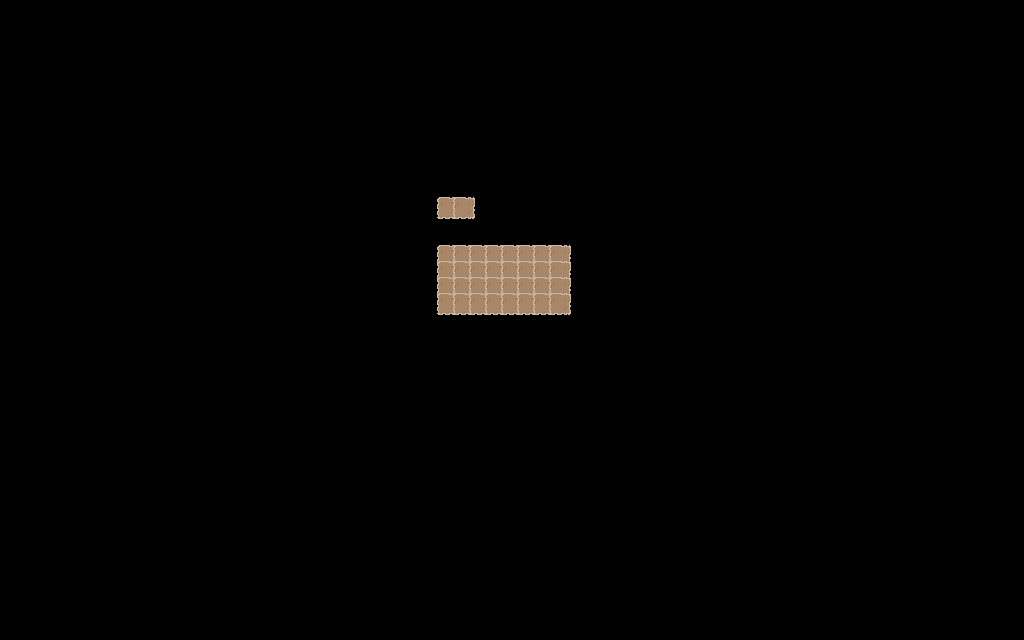

This is a level from a 2D game, rendered from its Tiled map with the project's own tilesets. A one-line summary and the complete map file follow:
An orthogonal 64x40 tile map with 16x16 px tiles, 1 tile layer (Tile Layer 1).

<map version="1.0" tiledversion="1.0.2" orientation="orthogonal" renderorder="left-up" width="64" height="40" tilewidth="16" tileheight="16" nextobjectid="1">
 <tileset firstgid="1" name="nine_slice" tilewidth="32" tileheight="32" tilecount="16" columns="4">
  <image source="../images/nine_slice.png" width="128" height="128" />
  <terraintypes>
   <terrain name="dirt" tile="2" />
   <terrain name="rock" tile="2" />
   <terrain name="grass" tile="2" />
  </terraintypes>
  <tile id="0" terrain="0,0,0,0" />
  <tile id="1" terrain="1,1,1,1" />
  <tile id="2" terrain="2,2,2,2" />
 </tileset>
 <layer name="Tile Layer 1" width="64" height="40">
  <data encoding="csv">
0,0,0,0,0,0,0,0,0,0,0,0,0,0,0,0,0,0,0,0,0,0,0,0,0,0,0,0,0,0,0,0,0,0,0,0,0,0,0,0,0,0,0,0,0,0,0,0,0,0,0,0,0,0,0,0,0,0,0,0,0,0,0,0,
0,0,0,0,0,0,0,0,0,0,0,0,0,0,0,0,0,0,0,0,0,0,0,0,0,0,0,0,0,0,0,0,0,0,0,0,0,0,0,0,0,0,0,0,0,0,0,0,0,0,0,0,0,0,0,0,0,0,0,0,0,0,0,0,
0,0,0,0,0,0,0,0,0,0,0,0,0,0,0,0,0,0,0,0,0,0,0,0,0,0,0,0,0,0,0,0,0,0,0,0,0,0,0,0,0,0,0,0,0,0,0,0,0,0,0,0,0,0,0,0,0,0,0,0,0,0,0,0,
0,0,0,0,0,0,0,0,0,0,0,0,0,0,0,0,0,0,0,0,0,0,0,0,0,0,0,0,0,0,0,0,0,0,0,0,0,0,0,0,0,0,0,0,0,0,0,0,0,0,0,0,0,0,0,0,0,0,0,0,0,0,0,0,
0,0,0,0,0,0,0,0,0,0,0,0,0,0,0,0,0,0,0,0,0,0,0,0,0,0,0,0,0,0,0,0,0,0,0,0,0,0,0,0,0,0,0,0,0,0,0,0,0,0,0,0,0,0,0,0,0,0,0,0,0,0,0,0,
0,0,0,0,0,0,0,0,0,0,0,0,0,0,0,0,0,0,0,0,0,0,0,0,0,0,0,0,0,0,0,0,0,0,0,0,0,0,0,0,0,0,0,0,0,0,0,0,0,0,0,0,0,0,0,0,0,0,0,0,0,0,0,0,
0,0,0,0,0,0,0,0,0,0,0,0,0,0,0,0,0,0,0,0,0,0,0,0,0,0,0,0,0,0,0,0,0,0,0,0,0,0,0,0,0,0,0,0,0,0,0,0,0,0,0,0,0,0,0,0,0,0,0,0,0,0,0,0,
0,0,0,0,0,0,0,0,0,0,0,0,0,0,0,0,0,0,0,0,0,0,0,0,0,0,0,0,0,0,0,0,0,0,0,0,0,0,0,0,0,0,0,0,0,0,0,0,0,0,0,0,0,0,0,0,0,0,0,0,0,0,0,0,
0,0,0,0,0,0,0,0,0,0,0,0,0,0,0,0,0,0,0,0,0,0,0,0,0,0,0,0,0,0,0,0,0,0,0,0,0,0,0,0,0,0,0,0,0,0,0,0,0,0,0,0,0,0,0,0,0,0,0,0,0,0,0,0,
0,0,0,0,0,0,0,0,0,0,0,0,0,0,0,0,0,0,0,0,0,0,0,0,0,0,0,0,0,0,0,0,0,0,0,0,0,0,0,0,0,0,0,0,0,0,0,0,0,0,0,0,0,0,0,0,0,0,0,0,0,0,0,0,
0,0,0,0,0,0,0,0,0,0,0,0,0,0,0,0,0,0,0,0,0,0,0,0,0,0,0,0,0,0,0,0,0,0,0,0,0,0,0,0,0,0,0,0,0,0,0,0,0,0,0,0,0,0,0,0,0,0,0,0,0,0,0,0,
0,0,0,0,0,0,0,0,0,0,0,0,0,0,0,0,0,0,0,0,0,0,0,0,0,0,0,0,0,0,0,0,0,0,0,0,0,0,0,0,0,0,0,0,0,0,0,0,0,0,0,0,0,0,0,0,0,0,0,0,0,0,0,0,
0,0,0,0,0,0,0,0,0,0,0,0,0,0,0,0,0,0,0,0,0,0,0,0,0,0,0,0,0,0,0,0,0,0,0,0,0,0,0,0,0,0,0,0,0,0,0,0,0,0,0,0,0,0,0,0,0,0,0,0,0,0,0,0,
0,0,0,0,0,0,0,0,0,0,0,0,0,0,0,0,0,0,0,0,0,0,0,0,0,0,0,1,1,0,0,0,0,0,0,0,0,0,0,0,0,0,0,0,0,0,0,0,0,0,0,0,0,0,0,0,0,0,0,0,0,0,0,0,
0,0,0,0,0,0,0,0,0,0,0,0,0,0,0,0,0,0,0,0,0,0,0,0,0,0,0,0,0,0,0,0,0,0,0,0,0,0,0,0,0,0,0,0,0,0,0,0,0,0,0,0,0,0,0,0,0,0,0,0,0,0,0,0,
0,0,0,0,0,0,0,0,0,0,0,0,0,0,0,0,0,0,0,0,0,0,0,0,0,0,0,0,0,0,0,0,0,0,0,0,0,0,0,0,0,0,0,0,0,0,0,0,0,0,0,0,0,0,0,0,0,0,0,0,0,0,0,0,
0,0,0,0,0,0,0,0,0,0,0,0,0,0,0,0,0,0,0,0,0,0,0,0,0,0,0,1,1,1,1,1,1,1,1,0,0,0,0,0,0,0,0,0,0,0,0,0,0,0,0,0,0,0,0,0,0,0,0,0,0,0,0,0,
0,0,0,0,0,0,0,0,0,0,0,0,0,0,0,0,0,0,0,0,0,0,0,0,0,0,0,1,1,1,1,1,1,1,1,0,0,0,0,0,0,0,0,0,0,0,0,0,0,0,0,0,0,0,0,0,0,0,0,0,0,0,0,0,
0,0,0,0,0,0,0,0,0,0,0,0,0,0,0,0,0,0,0,0,0,0,0,0,0,0,0,1,1,1,1,1,1,1,1,0,0,0,0,0,0,0,0,0,0,0,0,0,0,0,0,0,0,0,0,0,0,0,0,0,0,0,0,0,
0,0,0,0,0,0,0,0,0,0,0,0,0,0,0,0,0,0,0,0,0,0,0,0,0,0,0,1,1,1,1,1,1,1,1,0,0,0,0,0,0,0,0,0,0,0,0,0,0,0,0,0,0,0,0,0,0,0,0,0,0,0,0,0,
0,0,0,0,0,0,0,0,0,0,0,0,0,0,0,0,0,0,0,0,0,0,0,0,0,0,0,0,0,0,0,0,0,0,0,0,0,0,0,0,0,0,0,0,0,0,0,0,0,0,0,0,0,0,0,0,0,0,0,0,0,0,0,0,
0,0,0,0,0,0,0,0,0,0,0,0,0,0,0,0,0,0,0,0,0,0,0,0,0,0,0,0,0,0,0,0,0,0,0,0,0,0,0,0,0,0,0,0,0,0,0,0,0,0,0,0,0,0,0,0,0,0,0,0,0,0,0,0,
0,0,0,0,0,0,0,0,0,0,0,0,0,0,0,0,0,0,0,0,0,0,0,0,0,0,0,0,0,0,0,0,0,0,0,0,0,0,0,0,0,0,0,0,0,0,0,0,0,0,0,0,0,0,0,0,0,0,0,0,0,0,0,0,
0,0,0,0,0,0,0,0,0,0,0,0,0,0,0,0,0,0,0,0,0,0,0,0,0,0,0,0,0,0,0,0,0,0,0,0,0,0,0,0,0,0,0,0,0,0,0,0,0,0,0,0,0,0,0,0,0,0,0,0,0,0,0,0,
0,0,0,0,0,0,0,0,0,0,0,0,0,0,0,0,0,0,0,0,0,0,0,0,0,0,0,0,0,0,0,0,0,0,0,0,0,0,0,0,0,0,0,0,0,0,0,0,0,0,0,0,0,0,0,0,0,0,0,0,0,0,0,0,
0,0,0,0,0,0,0,0,0,0,0,0,0,0,0,0,0,0,0,0,0,0,0,0,0,0,0,0,0,0,0,0,0,0,0,0,0,0,0,0,0,0,0,0,0,0,0,0,0,0,0,0,0,0,0,0,0,0,0,0,0,0,0,0,
0,0,0,0,0,0,0,0,0,0,0,0,0,0,0,0,0,0,0,0,0,0,0,0,0,0,0,0,0,0,0,0,0,0,0,0,0,0,0,0,0,0,0,0,0,0,0,0,0,0,0,0,0,0,0,0,0,0,0,0,0,0,0,0,
0,0,0,0,0,0,0,0,0,0,0,0,0,0,0,0,0,0,0,0,0,0,0,0,0,0,0,0,0,0,0,0,0,0,0,0,0,0,0,0,0,0,0,0,0,0,0,0,0,0,0,0,0,0,0,0,0,0,0,0,0,0,0,0,
0,0,0,0,0,0,0,0,0,0,0,0,0,0,0,0,0,0,0,0,0,0,0,0,0,0,0,0,0,0,0,0,0,0,0,0,0,0,0,0,0,0,0,0,0,0,0,0,0,0,0,0,0,0,0,0,0,0,0,0,0,0,0,0,
0,0,0,0,0,0,0,0,0,0,0,0,0,0,0,0,0,0,0,0,0,0,0,0,0,0,0,0,0,0,0,0,0,0,0,0,0,0,0,0,0,0,0,0,0,0,0,0,0,0,0,0,0,0,0,0,0,0,0,0,0,0,0,0,
0,0,0,0,0,0,0,0,0,0,0,0,0,0,0,0,0,0,0,0,0,0,0,0,0,0,0,0,0,0,0,0,0,0,0,0,0,0,0,0,0,0,0,0,0,0,0,0,0,0,0,0,0,0,0,0,0,0,0,0,0,0,0,0,
0,0,0,0,0,0,0,0,0,0,0,0,0,0,0,0,0,0,0,0,0,0,0,0,0,0,0,0,0,0,0,0,0,0,0,0,0,0,0,0,0,0,0,0,0,0,0,0,0,0,0,0,0,0,0,0,0,0,0,0,0,0,0,0,
0,0,0,0,0,0,0,0,0,0,0,0,0,0,0,0,0,0,0,0,0,0,0,0,0,0,0,0,0,0,0,0,0,0,0,0,0,0,0,0,0,0,0,0,0,0,0,0,0,0,0,0,0,0,0,0,0,0,0,0,0,0,0,0,
0,0,0,0,0,0,0,0,0,0,0,0,0,0,0,0,0,0,0,0,0,0,0,0,0,0,0,0,0,0,0,0,0,0,0,0,0,0,0,0,0,0,0,0,0,0,0,0,0,0,0,0,0,0,0,0,0,0,0,0,0,0,0,0,
0,0,0,0,0,0,0,0,0,0,0,0,0,0,0,0,0,0,0,0,0,0,0,0,0,0,0,0,0,0,0,0,0,0,0,0,0,0,0,0,0,0,0,0,0,0,0,0,0,0,0,0,0,0,0,0,0,0,0,0,0,0,0,0,
0,0,0,0,0,0,0,0,0,0,0,0,0,0,0,0,0,0,0,0,0,0,0,0,0,0,0,0,0,0,0,0,0,0,0,0,0,0,0,0,0,0,0,0,0,0,0,0,0,0,0,0,0,0,0,0,0,0,0,0,0,0,0,0,
0,0,0,0,0,0,0,0,0,0,0,0,0,0,0,0,0,0,0,0,0,0,0,0,0,0,0,0,0,0,0,0,0,0,0,0,0,0,0,0,0,0,0,0,0,0,0,0,0,0,0,0,0,0,0,0,0,0,0,0,0,0,0,0,
0,0,0,0,0,0,0,0,0,0,0,0,0,0,0,0,0,0,0,0,0,0,0,0,0,0,0,0,0,0,0,0,0,0,0,0,0,0,0,0,0,0,0,0,0,0,0,0,0,0,0,0,0,0,0,0,0,0,0,0,0,0,0,0,
0,0,0,0,0,0,0,0,0,0,0,0,0,0,0,0,0,0,0,0,0,0,0,0,0,0,0,0,0,0,0,0,0,0,0,0,0,0,0,0,0,0,0,0,0,0,0,0,0,0,0,0,0,0,0,0,0,0,0,0,0,0,0,0,
0,0,0,0,0,0,0,0,0,0,0,0,0,0,0,0,0,0,0,0,0,0,0,0,0,0,0,0,0,0,0,0,0,0,0,0,0,0,0,0,0,0,0,0,0,0,0,0,0,0,0,0,0,0,0,0,0,0,0,0,0,0,0,0
</data>
 </layer>
</map>
